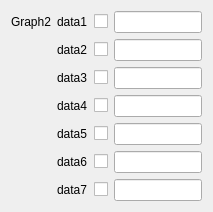
     <widget class="QWidget" name="layoutWidget_33">
      <property name="geometry">
       <rect>
        <x>580</x>
        <y>250</y>
        <width>213</width>
        <height>199</height>
       </rect>
      </property>
      <layout class="QGridLayout" name="gridLayout_28">
       <item row="0" column="0">
        <widget class="QLabel" name="label_271">
         <property name="text">
          <string>Graph2</string>
         </property>
        </widget>
       </item>
       <item row="0" column="1">
        <widget class="QLabel" name="label_272">
         <property name="text">
          <string>data1</string>
         </property>
        </widget>
       </item>
       <item row="0" column="2">
        <widget class="QCheckBox" name="checkBox_Graph2_data1">
         <property name="text">
          <string/>
         </property>
        </widget>
       </item>
       <item row="0" column="3">
        <widget class="QLineEdit" name="lineEdit_Graph2_data1"/>
       </item>
       <item row="1" column="1">
        <widget class="QLabel" name="label_273">
         <property name="text">
          <string>data2</string>
         </property>
        </widget>
       </item>
       <item row="1" column="2">
        <widget class="QCheckBox" name="checkBox_Graph2_data2">
         <property name="text">
          <string/>
         </property>
        </widget>
       </item>
       <item row="1" column="3">
        <widget class="QLineEdit" name="lineEdit_Graph2_data2"/>
       </item>
       <item row="2" column="1">
        <widget class="QLabel" name="label_274">
         <property name="text">
          <string>data3</string>
         </property>
        </widget>
       </item>
       <item row="2" column="2">
        <widget class="QCheckBox" name="checkBox_Graph2_data3">
         <property name="text">
          <string/>
         </property>
        </widget>
       </item>
       <item row="2" column="3">
        <widget class="QLineEdit" name="lineEdit_Graph2_data3"/>
       </item>
       <item row="3" column="1">
        <widget class="QLabel" name="label_275">
         <property name="text">
          <string>data4</string>
         </property>
        </widget>
       </item>
       <item row="3" column="2">
        <widget class="QCheckBox" name="checkBox_Graph2_data4">
         <property name="text">
          <string/>
         </property>
        </widget>
       </item>
       <item row="3" column="3">
        <widget class="QLineEdit" name="lineEdit_Graph2_data4"/>
       </item>
       <item row="4" column="1">
        <widget class="QLabel" name="label_276">
         <property name="text">
          <string>data5</string>
         </property>
        </widget>
       </item>
       <item row="4" column="2">
        <widget class="QCheckBox" name="checkBox_Graph2_data5">
         <property name="text">
          <string/>
         </property>
        </widget>
       </item>
       <item row="5" column="1">
        <widget class="QLabel" name="label_277">
         <property name="text">
          <string>data6</string>
         </property>
        </widget>
       </item>
       <item row="5" column="2">
        <widget class="QCheckBox" name="checkBox_Graph2_data6">
         <property name="text">
          <string/>
         </property>
        </widget>
       </item>
       <item row="5" column="3">
        <widget class="QLineEdit" name="lineEdit_Graph2_data6"/>
       </item>
       <item row="6" column="1">
        <widget class="QLabel" name="label_278">
         <property name="text">
          <string>data7</string>
         </property>
        </widget>
       </item>
       <item row="6" column="2">
        <widget class="QCheckBox" name="checkBox_Graph2_data7">
         <property name="text">
          <string/>
         </property>
        </widget>
       </item>
       <item row="6" column="3">
        <widget class="QLineEdit" name="lineEdit_Graph2_data7"/>
       </item>
       <item row="4" column="3">
        <widget class="QLineEdit" name="lineEdit_Graph2_data5"/>
       </item>
      </layout>
     </widget>
